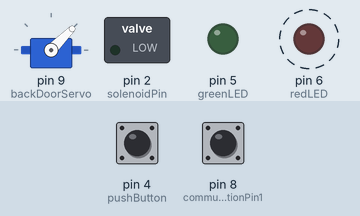
Bench run of a sketch on a simulated Arduino Uno, built with avr-gcc and run on an emulated ATmega328P. On the bench: servo, switched loads named in the sketch (green lamp = pin HIGH), output pins drawn as LEDs (lit = HIGH). Dashed ring = blinking. The inputs (shaded band) are chosen by the test bench; at power-on: pin 4 (pushButton) HIGH, pin 8 (communicationPin1) HIGH.

Above: at 0.2 s.
Timing chart, 0 to 3.0 s (numbered marks = the images above):
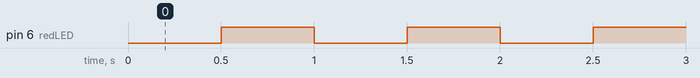

Measured:
- by itself, pin 6 (redLED): alternates HIGH for 0.50 s and LOW for 0.50 s

The sketch:

MCU2-v2.ino
```cpp
#include <Servo.h>

Servo backDoorServo;
const int redLED = 6;
const int greenLED = 5;
const int pushButton = 4;
const int solenoidPin = 2;
const int communicationPin1 = 8;
const int communicationPin2 = 7;

bool backDoorOpen = false;
bool lockedMode = false;
unsigned long previousMillis = 0;
const long interval = 10000;
const long debounceDelay = 50;
unsigned long lastDebounceTime = 0;
int lastButtonState = HIGH;

void setup() {
  backDoorServo.attach(9);
  pinMode(redLED, OUTPUT);
  pinMode(greenLED, OUTPUT);
  pinMode(pushButton, INPUT_PULLUP);
  pinMode(solenoidPin, OUTPUT);
  pinMode(communicationPin1, INPUT);
  pinMode(communicationPin2, INPUT);
  closeBackDoor();
}

void openBackDoor() {
  digitalWrite(solenoidPin, HIGH);
  backDoorServo.write(135);
  digitalWrite(greenLED, HIGH);
  digitalWrite(redLED, LOW);
  backDoorOpen = true;
}

void closeBackDoor() {
  backDoorServo.write(45);
  digitalWrite(solenoidPin, LOW);
  digitalWrite(greenLED, LOW);
  backDoorOpen = false;
}

void loop() {
  int reading = digitalRead(pushButton);
  if (reading != lastButtonState) {
    lastDebounceTime = millis();
  }

  if ((millis() - lastDebounceTime) > debounceDelay) {
    if (reading == LOW) {
      handleButtonPress();
    }
  }

  lastButtonState = reading;

  handleLockedMode();
}

void handleButtonPress() {
  if (!lockedMode) {
    if (!backDoorOpen) {
      openBackDoor();
      previousMillis = millis();
    } else if (millis() - previousMillis >= interval) {
      closeBackDoor();
    }
  }
}

void handleLockedMode() {
  if (digitalRead(communicationPin1) == LOW && digitalRead(communicationPin2) == LOW) {
    lockedMode = false;
    digitalWrite(redLED, LOW);
  } else {
    lockedMode = true;
    digitalWrite(redLED, (millis() / 500) % 2);
  }
}
```
